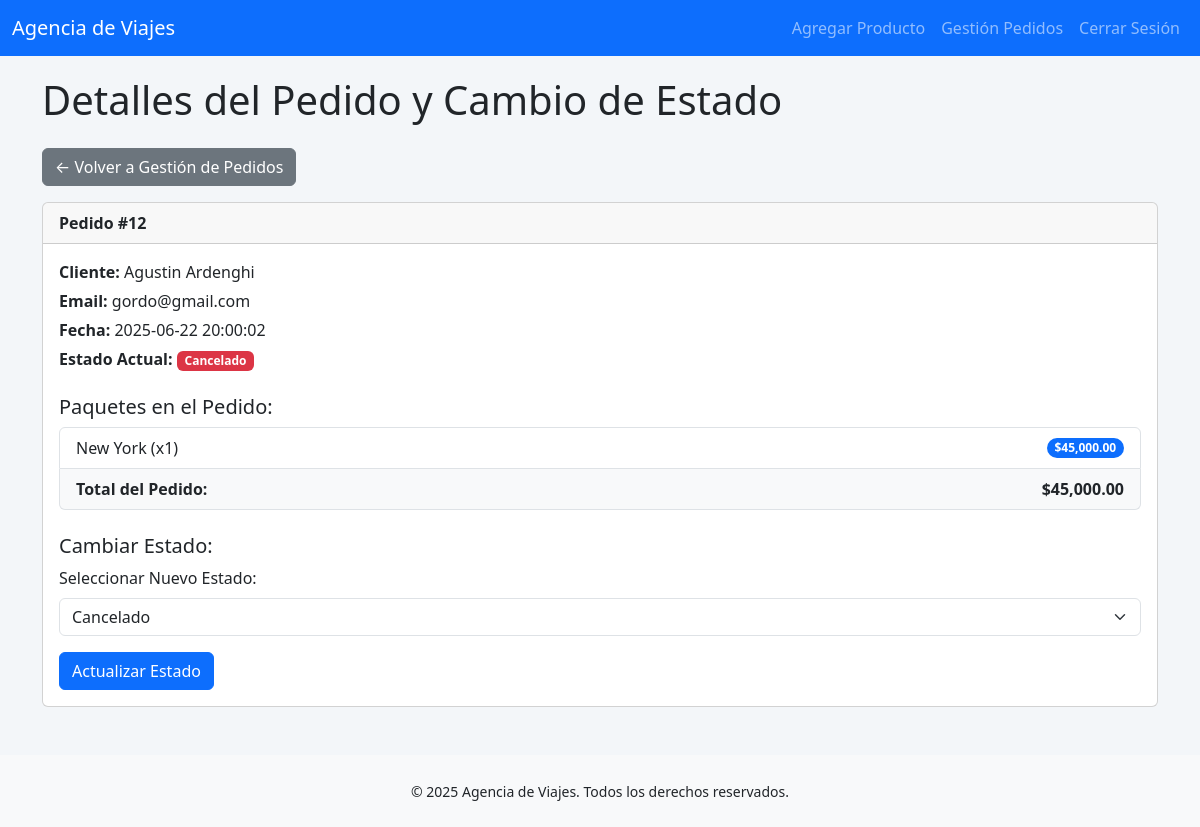
The app's page /cambiar_estado_pedido.php?id=12 (signed in) with its own data.
### tables this page shows
CREATE TABLE `pedidos` (
  `ID_Pedido` int(11) NOT NULL,
  `ID_Usuario` int(11) NOT NULL,
  `Fecha` datetime DEFAULT current_timestamp(),
  `total` decimal(10,2) NOT NULL DEFAULT 0.00,
  `Estado` varchar(20) DEFAULT 'confirmado'
);

CREATE TABLE `usuario` (
  `ID_Usuario` int(200) NOT NULL,
  `nombre` varchar(200) NOT NULL,
  `apellido` varchar(200) NOT NULL,
  `email` varchar(200) NOT NULL,
  `contra` varchar(200) NOT NULL,
  `documento` varchar(200) NOT NULL,
  `telefono` int(50) NOT NULL,
  `rol` enum('usuario','admin','','') NOT NULL
);

CREATE TABLE `pedido_detalles` (
  `ID_Detalle` int(11) NOT NULL,
  `ID_Pedido` int(11) NOT NULL,
  `ID_Reserva` int(11) NOT NULL,
  `Cantidad` int(11) NOT NULL,
  `Precio_Unitario_Al_Comprar` decimal(10,2) NOT NULL
);

CREATE TABLE `paquetes` (
  `ID_Reserva` int(11) NOT NULL,
  `nombre` varchar(100) NOT NULL,
  `descripcion` varchar(200) DEFAULT NULL,
  `precio` int(100) DEFAULT NULL,
  `tipo` enum('estadía','pasaje','auto','completo') DEFAULT NULL,
  `destino` varchar(100) DEFAULT NULL,
  `imagen` varchar(255) DEFAULT NULL
);

### cambiar_estado_pedido.php (the view, shortened to what this page needs)
<?php
$conexion = new mysqli("localhost", "root", "", "agencia");
$pedido_id = null;
$pedido = null;
$detalles_pedido = [];
if (isset($_GET['id'])) {
    $pedido_id = filter_var($_GET['id'], FILTER_SANITIZE_NUMBER_INT);
} elseif (isset($_POST['pedido_id'])) {
    $pedido_id = filter_var($_POST['pedido_id'], FILTER_SANITIZE_NUMBER_INT);
}
if ($pedido_id) {
    $stmt_pedido = $conexion->prepare("
        SELECT
            p.ID_Pedido,
            p.Fecha,
            p.Estado,
            u.nombre AS nombre_usuario,
            u.apellido AS apellido_usuario,
            u.email AS email_usuario
        FROM
            pedidos p
        JOIN
            usuario u ON p.ID_Usuario = u.ID_Usuario
        WHERE
            p.ID_Pedido = ?;
    ");
    $stmt_pedido->bind_param("i", $pedido_id);
    $stmt_pedido->execute();
    $resultado_pedido = $stmt_pedido->get_result();
    if ($resultado_pedido->num_rows === 1) {
        $pedido = $resultado_pedido->fetch_assoc();
        $stmt_detalles = $conexion->prepare("
            SELECT
                pd.Cantidad,
                pa.nombre AS nombre_paquete,
                pa.precio AS precio_unitario
            FROM
                pedido_detalles pd
            JOIN
                paquetes pa ON pd.ID_Reserva = pa.ID_Reserva
            WHERE
                pd.ID_Pedido = ?;
        ");
        $stmt_detalles->bind_param("i", $pedido_id);
        $stmt_detalles->execute();
        $resultado_detalles = $stmt_detalles->get_result();
        while ($detalle = $resultado_detalles->fetch_assoc()) {
            $detalles_pedido[] = $detalle;
        }
    } else {
        $mensaje = '<div class="alert alert-warning" role="alert">Pedido no encontrado.</div>';
        $pedido_id = null;
    }
} else {
    $mensaje = '<div class="alert alert-warning" role="alert">No se ha especificado un ID de pedido.</div>';
}
?>
<!DOCTYPE html>
<html lang="es">
<head>
    <link href="https://cdn.jsdelivr.net/npm/bootstrap@5.3.0/dist/css/bootstrap.min.css" rel="stylesheet">
</head>
<body>
    <nav class="navbar navbar-expand-lg navbar-dark bg-primary">
        <div class="container-fluid">
            <a class="navbar-brand" href="index.php">Agencia de Viajes</a>
            <div class="collapse navbar-collapse" id="navbarNav">
                <ul class="navbar-nav ms-auto">
                    <?php if (isset($_SESSION['usuario_rol']) && $_SESSION['usuario_rol'] === 'admin'): ?>
                        <li class="nav-item"><a class="nav-link" href="agregar_paquete.php">Agregar Producto</a></li>
                        <li class="nav-item"><a class="nav-link" href="gestion_pedidos.php">Gestión Pedidos</a></li>
                    <?php endif; ?>
                    <li class="nav-item"><a class="nav-link" href="logout.php">Cerrar Sesión</a></li>
                </ul>
            </div>
        </div>
    </nav>
    <div class="container">
        <h1 class="mb-4">Detalles del Pedido y Cambio de Estado</h1>
        <a href="gestion_pedidos.php" class="btn btn-secondary mb-3">← Volver a Gestión de Pedidos</a>
        <?php if ($pedido): ?>
            <div class="card mb-4">
                <div class="card-header">
                    Pedido #<?php echo htmlspecialchars($pedido['ID_Pedido']); ?>
                </div>
                <div class="card-body">
                    <p><strong>Cliente:</strong> <?php echo htmlspecialchars($pedido['nombre_usuario'] . ' ' . $pedido['apellido_usuario']); ?></p>
                    <p><strong>Email:</strong> <?php echo htmlspecialchars($pedido['email_usuario']); ?></p>
                    <p><strong>Fecha:</strong> <?php echo htmlspecialchars($pedido['Fecha']); ?></p>
                    <p><strong>Estado Actual:</strong> <span class="badge <?php
                        if ($pedido['Estado'] == 'Pendiente') echo 'bg-warning';
                        else if ($pedido['Estado'] == 'Completado') echo 'bg-success';
                        else if ($pedido['Estado'] == 'Cancelado') echo 'bg-danger';
                        else echo 'bg-info';
                    ?>"><?php echo htmlspecialchars($pedido['Estado']); ?></span></p>
                    <h5 class="mt-4">Paquetes en el Pedido:</h5>
                    <ul class="list-group mb-3">
                        <?php
                        $total_pedido = 0;
                        foreach ($detalles_pedido as $detalle):
                            $subtotal_item = $detalle['Cantidad'] * $detalle['precio_unitario'];
                            $total_pedido += $subtotal_item;
                        ?>
                            <li class="list-group-item d-flex justify-content-between align-items-center">
                                <?php echo htmlspecialchars($detalle['nombre_paquete']); ?> (x<?php echo htmlspecialchars($detalle['Cantidad']); ?>)
                                <span class="badge bg-primary rounded-pill">$<?php echo number_format($subtotal_item, 2); ?></span>
                            </li>
                        <?php endforeach; ?>
                        <li class="list-group-item d-flex justify-content-between align-items-center bg-light">
                            <strong>Total del Pedido:</strong>
                            <strong>$<?php echo number_format($total_pedido, 2); ?></strong>
                        </li>
                    </ul>
                    <h5 class="mt-4">Cambiar Estado:</h5>
                    <form method="POST" action="cambiar_estado_pedido.php">
                        <div class="mb-3">
                            <label for="nuevo_estado" class="form-label">Seleccionar Nuevo Estado:</label>
                            <select class="form-select" id="nuevo_estado" name="nuevo_estado" required>
                                <option value="Cancelado" <?php if ($pedido['Estado'] == 'Cancelado') echo 'selected'; ?>>Cancelado</option>
                            </select>
                        </div>
                        <button type="submit" class="btn btn-primary">Actualizar Estado</button>
                    </form>
                </div>
            </div>
        <?php endif; ?>
    </div>
    <footer class="text-center mt-5 p-4 bg-light">
        <small>&copy; 2025 Agencia de Viajes. Todos los derechos reservados.</small>
    </footer>
</body>
</html>

### cambiar_estado_pedido.php (style rules this page uses)
body { background: #f3f6f9; }
.container { margin-top: 20px; }
.card-header { font-weight: bold; }
.card-body p { margin-bottom: 5px; }

### records on screen
pedidos: ID_Pedido "12", ID_Usuario.apellido "Agustin Ardenghi", ID_Usuario.email "gordo@gmail.com", Fecha "2025-06-22 20:00:02", Estado "Cancelado", nuevo_estado "Cancelado"
pedido_detalles: ID_Reserva.nombre "New York", Cantidad "1", Cantidad.precio "45,000.00"

### other values on screen
$total_pedido "45,000.00"
